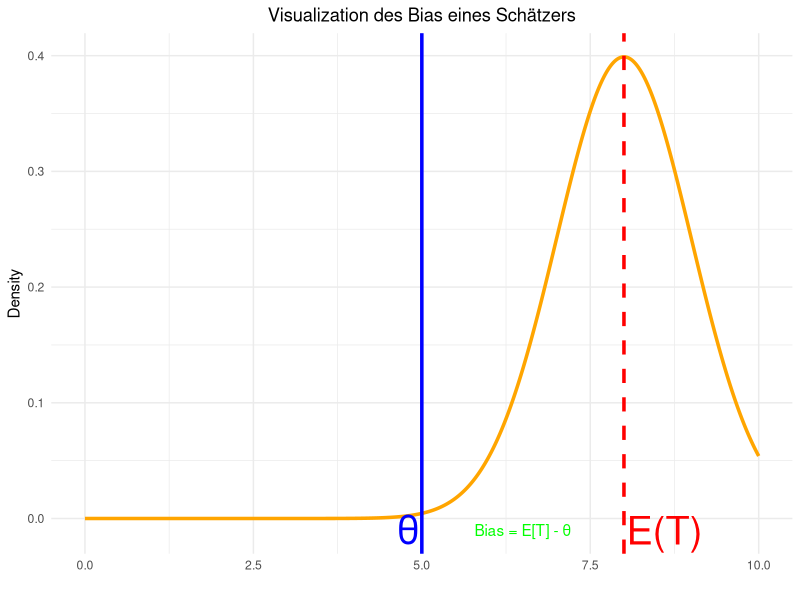
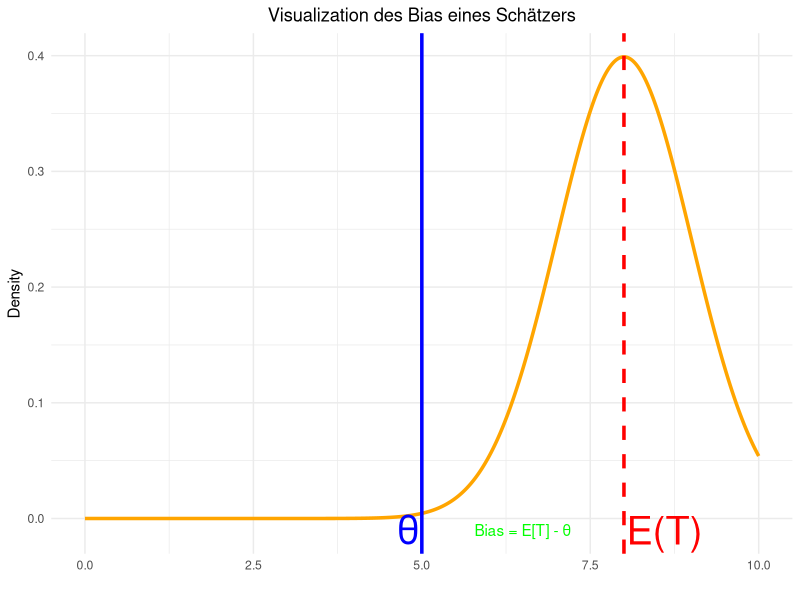

Write the R code that produced these figures, in order.
library(ggplot2)

# Define the true parameter value and the estimator's parameters
true_parameter <- 5
estimator_mean <- 8
estimator_sd <- 1

# Create a sequence of x values
x <- seq(0, 10, length.out = 1000)

# Create the density of the estimator's distribution
estimator_density <- dnorm(x, mean = estimator_mean, sd = estimator_sd)

# Create a data frame for plotting
df <- data.frame(x, estimator_density)

# Plotting
ggplot(df, aes(x, estimator_density)) +
  geom_line(color = "orange",size = 1.2) +
  geom_vline(xintercept = true_parameter, color = "blue", linetype = "solid", size = 1.2) +
  geom_vline(xintercept = estimator_mean, color = "red", linetype = "dashed", size = 1.2) +
  annotate("text", x = (true_parameter + estimator_mean) / 2, y = -0.01, 
           label = "Bias = E[T] - θ", color = "green") +
  annotate("text", x = true_parameter - 0.2, y = -0.01, label = "θ", color = 'blue', size=10) +
  annotate("text", x = estimator_mean + 0.6, y = -0.01, label = "E(T)", color = 'red', size=10) +
  theme_minimal() +
  labs(title = "Visualization des Bias eines Schätzers",
       x = "",
       y = "Density") +
  theme(plot.title = element_text(hjust = 0.5))

# Display the plot
ggsave("estimator_bias_visualization.png", width = 12, height = 6, dpi = 300)
